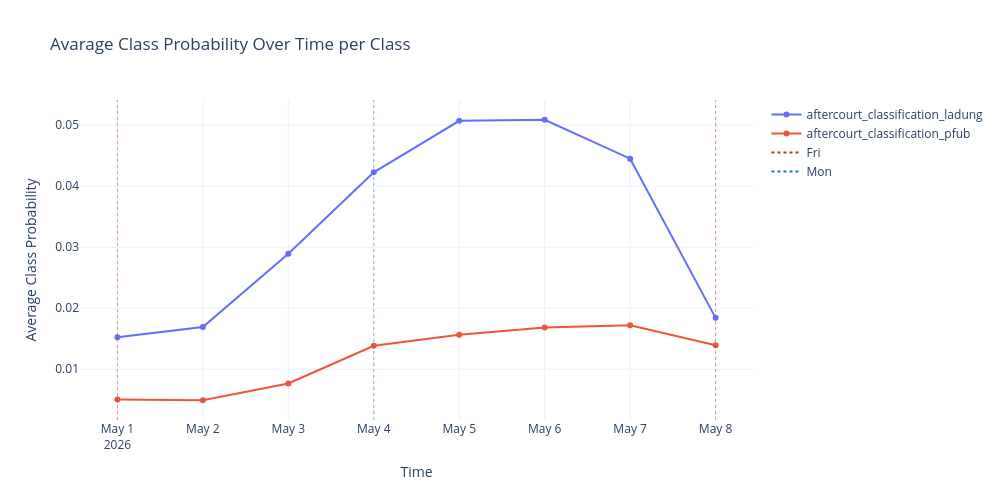

The cell this chart's notebook holds for it:
### Code cell
plot_time_series(df, title="Avarage Class Probability Over Time per Class", ylabel="Average Class Probability")

### Figure 1 — Plotly figure (JSON) as saved in the notebook; plotly's stock layout.template omitted (floating-point values rounded to 4 significant figures)
{"data": [{"hovertemplate": "Metric=aftercourt_classification_ladung<br>Time=%{x}<br>Average Class Probability=%{y}<extra></extra>", "legendgroup": "aftercourt_classification_ladung", "line": {"color": "#636efa", "dash": "solid"}, "marker": {"symbol": "circle"}, "mode": "lines+markers", "name": "aftercourt_classification_ladung", "orientation": "v", "showlegend": true, "type": "scatter", "x": ["2026-05-01T00:00:00.000000000", "2026-05-02T00:00:00.000000000", "2026-05-03T00:00:00.000000000", "2026-05-04T00:00:00.000000000", "2026-05-05T00:00:00.000000000", "2026-05-06T00:00:00.000000000", "2026-05-07T00:00:00.000000000", "2026-05-08T00:00:00.000000000"], "xaxis": "x", "y": [0.01524, 0.01693, 0.02894, 0.04226, 0.05069, 0.05086, 0.04448, 0.01842], "yaxis": "y"}, {"hovertemplate": "Metric=aftercourt_classification_pfub<br>Time=%{x}<br>Average Class Probability=%{y}<extra></extra>", "legendgroup": "aftercourt_classification_pfub", "line": {"color": "#EF553B", "dash": "solid"}, "marker": {"symbol": "circle"}, "mode": "lines+markers", "name": "aftercourt_classification_pfub", "orientation": "v", "showlegend": true, "type": "scatter", "x": ["2026-05-01T00:00:00.000000000", "2026-05-02T00:00:00.000000000", "2026-05-03T00:00:00.000000000", "2026-05-04T00:00:00.000000000", "2026-05-05T00:00:00.000000000", "2026-05-06T00:00:00.000000000", "2026-05-07T00:00:00.000000000", "2026-05-08T00:00:00.000000000"], "xaxis": "x", "y": [0.005053, 0.004931, 0.007687, 0.01385, 0.01566, 0.01683, 0.0172, 0.01393], "yaxis": "y"}, {"hoverinfo": "skip", "line": {"color": "#d62728", "dash": "dot"}, "mode": "lines", "name": "Fri", "showlegend": true, "type": "scatter", "x": ["2026-05-01T00:00:00"], "y": [null]}, {"hoverinfo": "skip", "line": {"color": "#1f77b4", "dash": "dot"}, "mode": "lines", "name": "Mon", "showlegend": true, "type": "scatter", "x": ["2026-05-04T00:00:00"], "y": [null]}], "layout": {"height": 500, "hovermode": "x unified", "legend": {"title": {"text": ""}, "tracegroupgap": 0}, "shapes": [{"line": {"color": "#d62728", "dash": "dot", "width": 1}, "opacity": 0.5, "type": "line", "x0": "2026-05-01T00:00:00", "x1": "2026-05-01T00:00:00", "xref": "x", "y0": 0, "y1": 1, "yref": "y domain"}, {"line": {"color": "#1f77b4", "dash": "dot", "width": 1}, "opacity": 0.5, "type": "line", "x0": "2026-05-04T00:00:00", "x1": "2026-05-04T00:00:00", "xref": "x", "y0": 0, "y1": 1, "yref": "y domain"}, {"line": {"color": "#d62728", "dash": "dot", "width": 1}, "opacity": 0.5, "type": "line", "x0": "2026-05-08T00:00:00", "x1": "2026-05-08T00:00:00", "xref": "x", "y0": 0, "y1": 1, "yref": "y domain"}], "title": {"text": "Avarage Class Probability Over Time per Class"}, "width": 1000, "xaxis": {"anchor": "y", "domain": [0, 1], "title": {"text": "Time"}}, "yaxis": {"anchor": "x", "domain": [0, 1], "title": {"text": "Average Class Probability"}}}}
